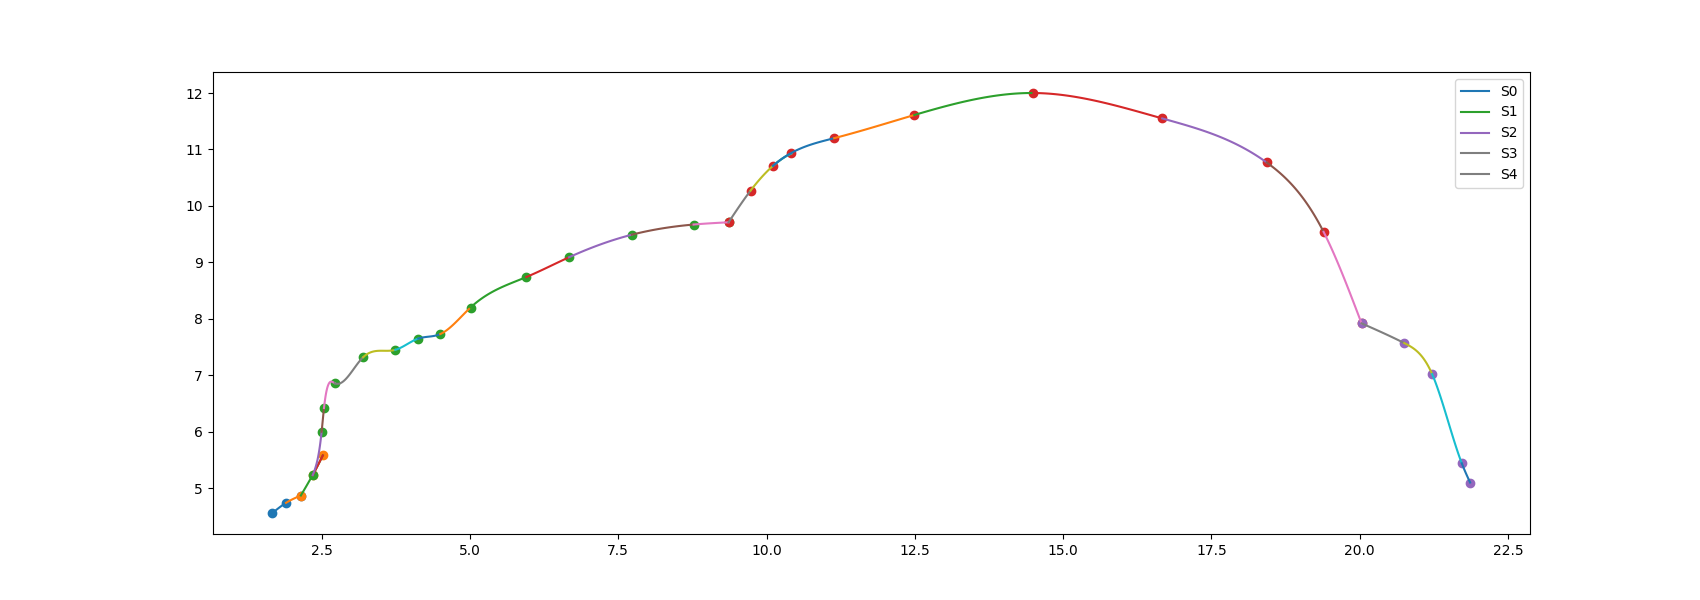

Write the Python code that produced this figure.
import numpy as np
import matplotlib.pyplot as plt
def spline (x, y):
    n = len(x)
    a = {k: v for k, v, in enumerate(y)}
    h = {k: x[k + 1] - x[k] for k in range(n - 1)}

    A = [[1] + [0] * (n - 1)]
    for i in range(1, n - 1):
        linha = [0] * n
        linha[i - 1] = h[i - 1]
        linha[i] = 2 * (h[i - 1] + h[i])
        linha[i + 1] = h[i]
        A.append(linha)
    A.append([0] * (n - 1) + [1])

    B = [0]
    for k in range(1, n - 1):
        linha = 3 * (a[k + 1] - a[k]) / h[k] - 3 * (a[k] - a[k - 1]) / h[k - 1]
        B.append(linha)
    B.append(0)

    c = dict(zip(range(n), np.linalg.solve(A,B)))

    b = {}
    d = {}
    for k in range(n-1):
        b[k] = (1/h[k])*(a[k+1]-a[k])-(h[k]/3)*(2*c[k]+c[k+1])
        d[k] = (c[k+1] -c[k])/(3*h[k])

    s = {}
    for k in range(n-1):
        eq = f'{a[k]}+{b[k]}*(x-{x[k]})+{c[k]}*(x-{x[k]})**2{d[k]:+}*(x-{x[k]})**3'
        s[k] = {'eq': eq, 'dominio': [x[k], x[k+1]]}

    return s

x = []
y = []

x.append([1.67, 1.9, 2.15]) #xA
y.append([4.56, 4.74, 4.87]) #yA

x.append([2.15, 2.52, 2.35]) #xB
y.append([4.87, 5.58, 5.23]) #yB

x.append([2.35, 2.5, 2.54, 2.72, 3.2, 3.74, 4.13, 4.5, 5.01, 5.95, 6.67, 7.73, 8.77, 9.36]) #xC
y.append([5.23, 6, 6.42, 6.86, 7.32, 7.45, 7.65, 7.73, 8.2, 8.74, 9.09, 9.49, 9.67, 9.71]) #yC

x.append([9.36, 9.73, 10.42, 10.11, 11.14, 12.49, 14.5, 16.67, 18.43, 19.39, 20.03]) #xD
y.append([9.71, 10.27, 10.93, 10.71, 11.2, 11.61, 12, 11.55, 10.77, 9.54, 7.92]) #yD

x.append([20.03, 20.75, 21.22, 21.72, 21.86]) #xE
y.append([7.92, 7.57, 7.02, 5.44, 5.1]) #yE

plt.figure(figsize=(17,6))

Se = []
for i in range(0, 5):
    Se.append(spline(x[i], y[i]))

for i in range(len(Se)):
    print(Se[i])

for i in range(len(Se)):
    for key, value in Se[i].items():
        def p(x):
            return eval(value['eq'])
        t = np.linspace(*value['dominio'], 100)
        if key == 0:
            plt.plot(t, p(t), label=f"S{i}")
        else:
            plt.plot(t, p(t))
    plt.scatter(x[i], y[i])
plt.legend()
plt.savefig('spline.png')